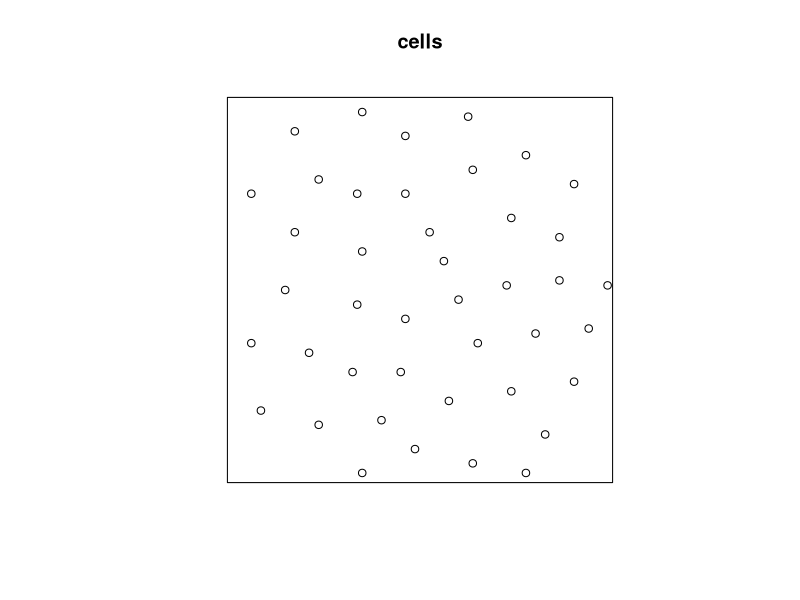
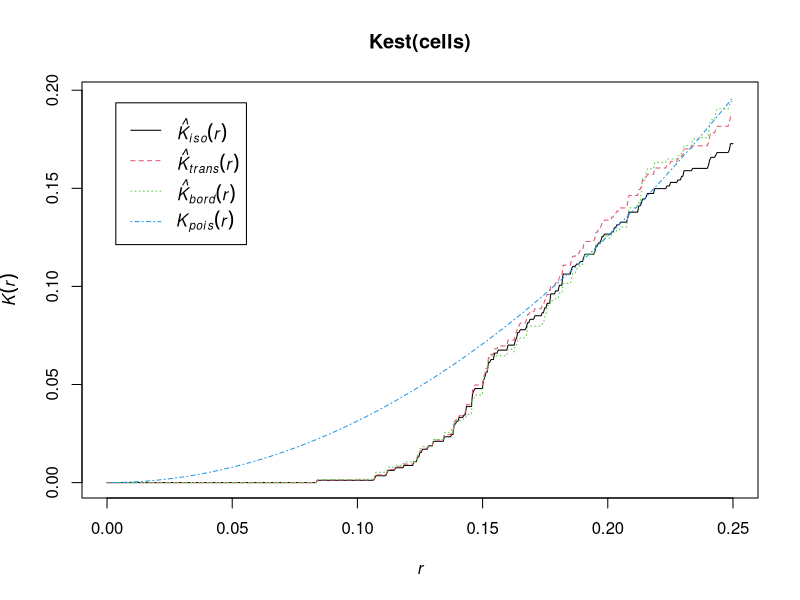
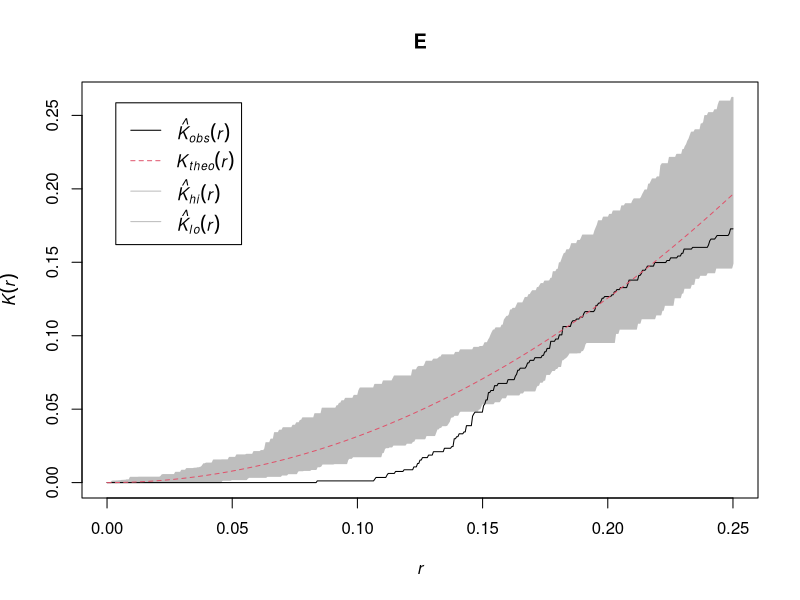
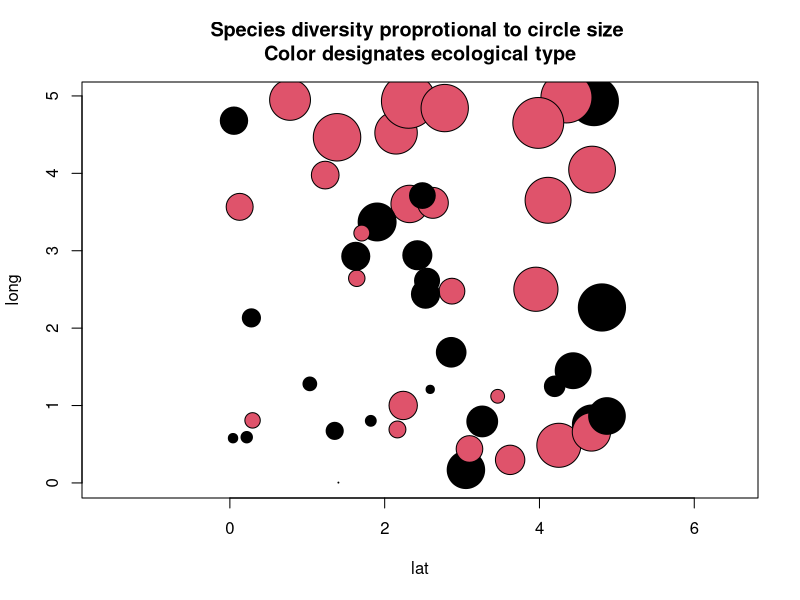

These charts were generated, in order, by the following R code:
####Some Spatial Statistics
   #Packages: spatstat, vegan, spdep, nlme

# Point patterns
library("spatstat")

#1: Ripley's K
data(cells)
plot(cells)
plot(Kest(cells))   #shows K for various models: isotropic, poisson, etc.
E<-envelope(cells,Kest,nsim=100,rank=2)
plot(E) # plot shows that observed are underdispersed at small spatial scales


# Generate Spatially Autocorrelated Data  (one could also read some in!)
lat<-runif(50,0,5); long<-runif(50,0,5)
g<-cbind(lat,long)  #create an XY spatial grid
y <- sqrt(diag(g%*%t(g))) + rnorm(nrow(g))  #a spatially-autocorrelated variable
        # Valuee is associated with distance from origin
t <- sample(rep(c(1,2),length(y)/2))  #2 ecological 'groups' constrained by spatial contingency
sc <- 0.0   #spatial contingency: 0->1
for(i in 1:length(y)){
  z = scale(y,scale=sd(y))
  crit = 1-sc
  crit =c(-crit/2,crit/2)*3
  if(z[i]<=min(crit)) t[i]=1
  if(z[i]>=max(crit)) t[i]=2 
}

plot(g, pch=21, bg=t, cex=y, asp=1, main="Species diversity proprotional to circle size 
Color designates ecological type")

#2: Covariation of Geography and Data
library(vegan)
mantel(dist(g), dist(y), permutations = 9999)  # Mantel association
mantel.partial(dist(t), dist(y), dist(g), permutations = 9999)  #3-way Mantel holding group constant

#3: Spatial Autocorrelation
library(spdep)
W<-tri2nb(g) #weights with Delauney tesselation
moran.test(y,nb2listw(W))   #positive autocorrelation

#4: Account for Spatial Non-Independence
ols.fit <- lm(y~t, x=T)  #spatial proximity not considered
summary(ols.fit)
anova(ols.fit)

# GLS models with different spatial autocorrelations
  # Warning!  False convergeneces possible
t <- as.factor(t)
geo=data.frame(g,t,y)

library(nlme)
gls.fit.exp = gls(y~t, data=geo, correlation=corExp(form=~lat+long)) #exponential
gls.fit.gaus = gls(y~t, data=geo,  correlation=corGaus(form=~lat+long)) #gaussian
gls.fit.spher = gls(y~t, data=geo,  correlation=corSpher(form=~lat+long)) #spherical
gls.fit.lin = gls(y~t, data=geo,  correlation=corLin(form=~lat+long)) #linear

# look at coeffcients: VERY DIFFERENT when spatial non-independence considered
ols.fit
gls.fit.exp 
gls.fit.gaus 
gls.fit.spher 
gls.fit.lin

# model comparisons
AIC(gls.fit.exp, gls.fit.gaus,gls.fit.lin) #Careful when y is multivariate, see Model Selection lecture
   ## Exponential decay of spatial dependence is best model
# Anova
anova(gls.fit.exp)
anova(gls.fit.gaus)
anova(gls.fit.spher)
anova(gls.fit.lin)

#  NOTE: one could also incorporate spatial dependency 'by hand' using Gower's 
  #distance approach to find spatial covariance matrix
#Pseudo-code
## PCOA BY HAND
### Principal Coordinate Analysis
#  D =   #some distance matrix
#  n = #number of points (y)
#  A = -.5*as.matrix(D^2)
#  ones = matrix(1,n)
#  I = diag(1,n)
#  G = (I-1/n*ones%*%(t(ones)))%*%A%*%(I-1/n*ones%*%(t(ones)))

## GLS fit by hand while accounting for spatial covariance
#  B = ginv(t(X)%*%ginv(G^2)%*%X)%*%t(X)%*%ginv(G^2)%*%y

##NOTE: one should use a 'cut-off' beyond which points are considered independent
  #This is what the exponential, gaussian etc. models above do
  #see Cressie's work on spatial stats
  
